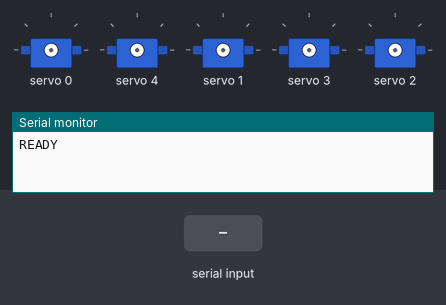
Bench run of a sketch on a simulated Arduino Mega 2560, built with avr-gcc and run on an emulated ATmega2560. On the bench: 5 × servo, the last lines printed to the serial monitor. Inputs (shaded band) come from the test bench.

Above: at 1.2 s.
1.3 s: "q" received over Serial
2.8 s: "w" received over Serial
4.3 s: "e" received over Serial
5.8 s: byte 111 ('o') received over Serial
7.3 s: byte 112 ('p') received over Serial
At 8.0 s:
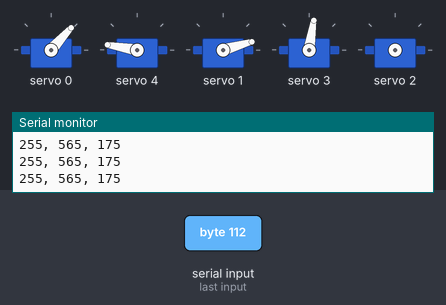
8.8 s: byte 110 ('n') received over Serial
Timing chart, 0 to 11.3 s (numbered marks = the images above; inputs shaded):
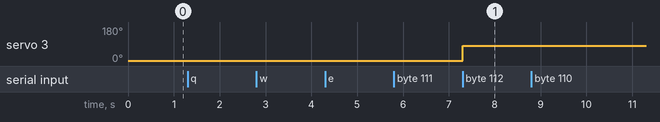

Measured:
- after the input at 7.3 s, servo 3: 2° → 81° at once

The sketch:

servo_calibrate.ino
```cpp
#include <Wire.h>
#include <Adafruit_PWMServoDriver.h>

// called this way, it uses the default address 0x40
Adafruit_PWMServoDriver pwm = Adafruit_PWMServoDriver();
// you can also call it with a different address you want
//Adafruit_PWMServoDriver pwm = Adafruit_PWMServoDriver(0x41);

// Depending on your servo make, the pulse width min and max may vary, you
// want these to be as small/large as possible without hitting the hard stop
// for max range. You'll have to tweak them as necessary to match the servos you
// have!

const int firstJointPin = 0; // Joint A (Master is potPinA)
const int secondJointPin = 4; // Joint B (Master is potPinB)
const int thirdJointPin = 1; // Joint C (Master is potPinC)
const int winchServoPin = 5; // Winch Servo
const int rotatePin = 2; // Gripper Flip
const int clawPin = 3; // Gripper
const int stepperDirectionPin = 28; // Stepper direction control pin
const int stepperStepPin = 6; // Stepper step pulse pin

const int stpmode0 = 32;
const int stpmode1 = 33;
const int stpmode2 = 34;

const int MOVEDELAY = 15;

int servoPos0 = 250; // first joint
int servoPos1 = 560; // second joint
int servoPos2 = 170; // third joint
int servoPosWinch = 380; //
int servoPosRotate = 350;
int servoPosClaw = 140;
int currentLiftPosition = 0;

char receivedChar;

void setup() {
  // put your setup code here, to run once
  digitalWrite(stpmode0, LOW);
  digitalWrite(stpmode1, LOW);
  digitalWrite(stpmode2, LOW);

  Serial.begin(9600);
  Serial.println("READY");
  // Initialize PCA9685 PWM chip
  pwm.begin();
  pwm.setPWMFreq(60);
  yield();
}

///////////////////////////////////////////////////////////////
void rotatePickUp() { pwm.setPWM(rotatePin, 0, 565); }
void rotateDrop() { pwm.setPWM(rotatePin, 0, 150); }
void rotateStart() { pwm.setPWM(rotatePin, 0, 350); }
///////////////////////////////////////////////////////////////
void clawOpen() { pwm.setPWM(clawPin, 0, 140); }
void clawClosed() { pwm.setPWM(clawPin, 0, 340); }
///////////////////////////////////////////////////////////////
void toDropHeight() { pwm.setPWM(winchServoPin, 0, 300); }
void toPickUpHeight() { pwm.setPWM(winchServoPin, 0, 170); }
void toCheckHeight() { pwm.setPWM(winchServoPin, 0, 250); }
void toStartHeight() { pwm.setPWM(winchServoPin, 0, 380); }
///////////////////////////////////////////////////////////////

void loop() {
  // put your main code here, to run repeatedly:
  if(Serial.available() > 0) {
    receivedChar = Serial.read();
    if(receivedChar == 'q') {
      servoPos0+=5;
      pwm.setPWM(firstJointPin,0, servoPos0);
    }
    if(receivedChar == 'a') {
      servoPos0-=5;
      pwm.setPWM(firstJointPin,0, servoPos0);
    }
    if(receivedChar == 'w') {
      servoPos1+=5;
      pwm.setPWM(secondJointPin,0, servoPos1);
    }
    if(receivedChar == 's') {
      servoPos1-=5;
      pwm.setPWM(secondJointPin,0, servoPos1);
    }
    if(receivedChar == 'e') {
      servoPos2+=5;
      pwm.setPWM(thirdJointPin,0, servoPos2);
    }
    if(receivedChar == 'd') {
      servoPos2-=5;
      pwm.setPWM(thirdJointPin,0, servoPos2);
    }
    if(receivedChar == 'i') { // WINCH
      toDropHeight();
    }
    if(receivedChar == 'k') {
      toCheckHeight();
    }
    if(receivedChar == 'm') {
      toPickUpHeight();
    }
    if(receivedChar == 'j') {
      toStartHeight();
    }
    if(receivedChar == 'o') { // CLAW
      clawOpen();
    }
    if(receivedChar == 'p') {
      clawClosed();
    }
    if(receivedChar == 'n') { // ROTATE
      rotatePickUp();
    }
    if(receivedChar == 'b') {
      rotateDrop();
    }
    if(receivedChar == 'h') {
      rotateStart();
    }
    Serial.print(servoPos0);
    Serial.print(", ");
    Serial.print(servoPos1);
    Serial.print(", ");
    Serial.println(servoPos2);
  }
}
```
